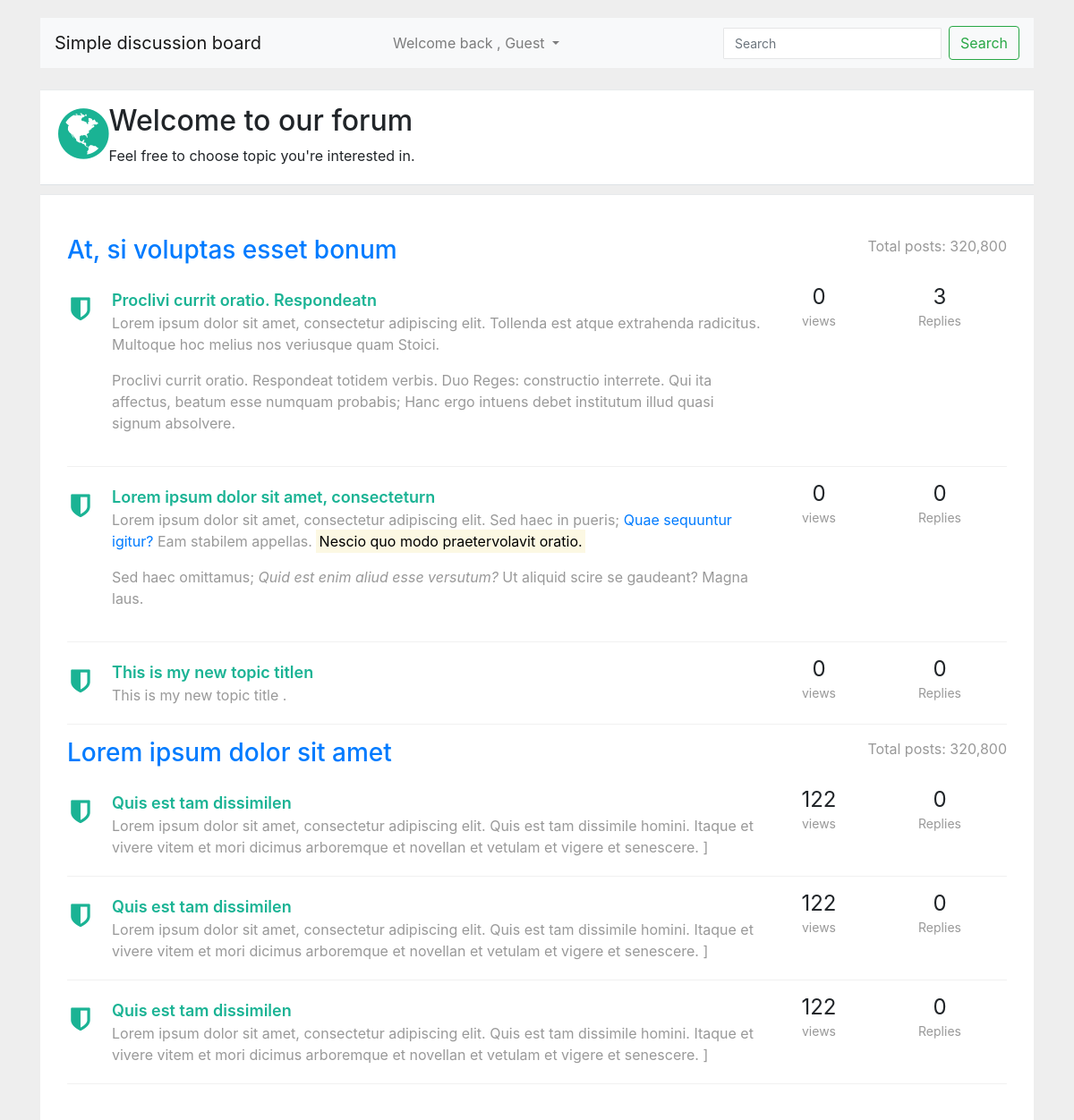
Before: / with the older database file.
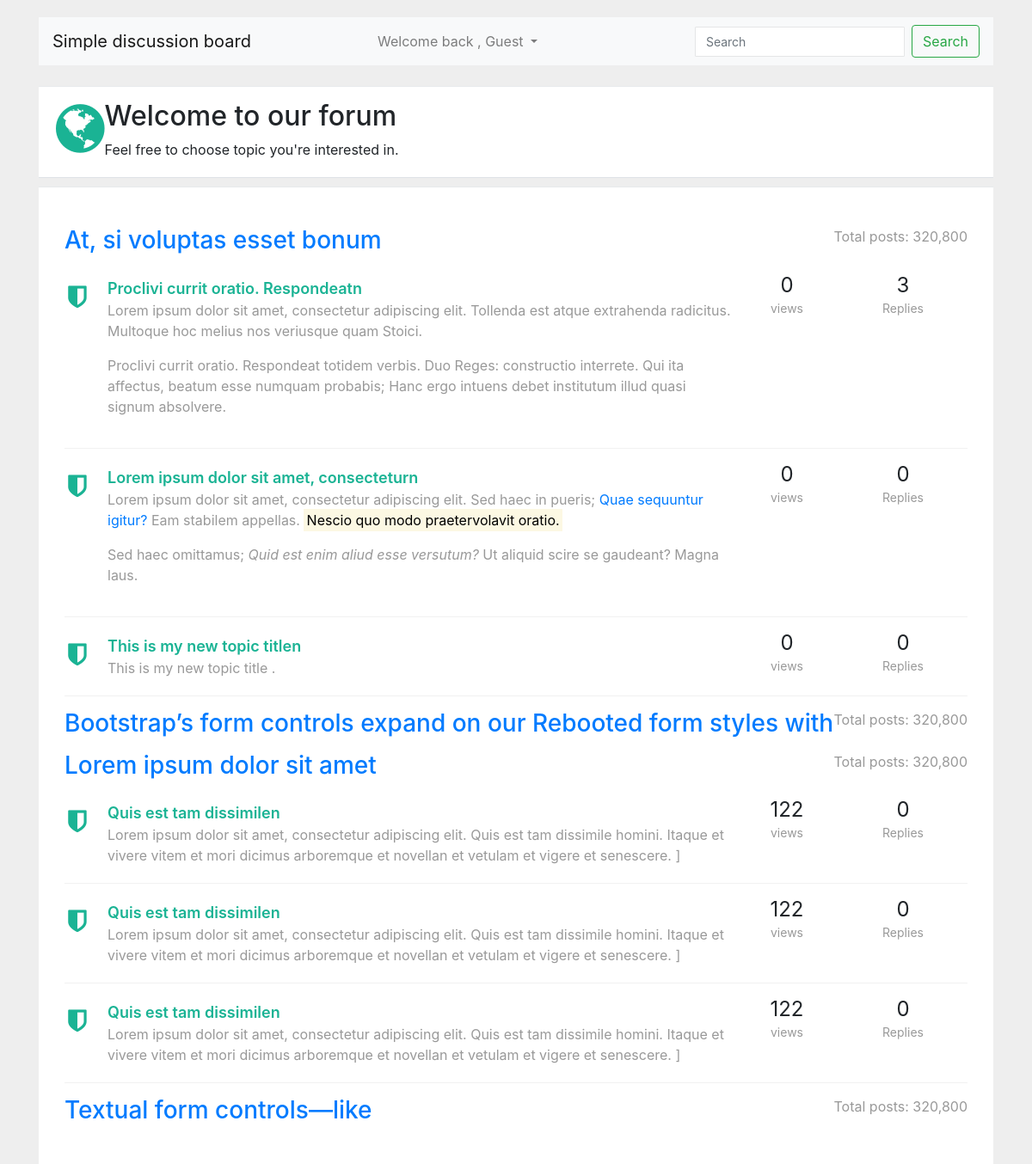
After: the same page with the newer database file.
### tables this page shows
CREATE TABLE `forums` (
  `id` int(11) UNSIGNED NOT NULL,
  `title` varchar(122) NOT NULL,
  `slug` varchar(122) NOT NULL,
  `created_at` datetime NOT NULL,
  `updated_at` datetime NOT NULL,
  `user_id` int(11) NOT NULL
);

CREATE TABLE `topics` (
  `id` int(11) NOT NULL,
  `title` varchar(211) NOT NULL,
  `topic_sub_title` text DEFAULT NULL,
  `user_id` int(11) NOT NULL,
  `views` int(11) NOT NULL DEFAULT 0,
  `slug` varchar(122) NOT NULL,
  `likes` int(11) NOT NULL DEFAULT 0,
  `dislikes` int(11) NOT NULL DEFAULT 0,
  `created_at` datetime NOT NULL,
  `updated_at` datetime NOT NULL,
  `forum_id` int(11) NOT NULL
);

### include/class_autoloader.inc.php (called while the page is built, shortened)
<?php
function classAutoloader ( $className ){
	$path = 'classes/';
	$extension = '.class.php';
	$fullPath = $path . $className . $extension ;
}

### include/db.inc.php (called while the page is built, shortened)
<?php
class DbConnect {
	private $host = HOST;
	private $dbname = DBNAME;
	private $username = USERNAME;
	private $password = PASSWORD;
	protected function connect(){
		try {
			$sql = 'mysql:host='. $this -> host .';dbname='. $this -> dbname ;
			$pdo = new PDO ( $sql , $this -> username , $this -> password );
			$pdo -> setAttribute ( PDO::ATTR_DEFAULT_FETCH_MODE , PDO::FETCH_ASSOC );
			$pdo -> setAttribute ( PDO::ATTR_ERRMODE , PDO::ERRMODE_EXCEPTION );
			$pdo -> exec( 'set names utf8');
			return $pdo ;
		} catch ( PDOException $e) {
			echo $e -> getMessage();
		}
	}
}

### classes/forum.class.php (called while the page is built, shortened)
<?php
class Forum extends DbConnect {
public function getAllForums(){
	$sql = 'select * from forums order by title asc';
	$query = $this -> connect() -> query($sql);
	$forums = $query -> fetchAll();
	return $forums;
}
public function getLast3TopicsByForumId($forum_id ){
	$sql = 'select * from topics where forum_id = ? order by created_at desc limit 3';
	$query = $this -> connect() -> prepare($sql);
	$query -> execute([ $forum_id ]);
	$topics = $query -> fetchAll();
	return $topics ;
}
public function getCountOfTopicReplies($topic_id ){
	$sql = 'select * from replies where topic_id = ? ';
	$query = $this -> connect() -> prepare($sql);
	$query ->  execute([ $topic_id ]);
	$replies = count( $query -> fetchAll());
	return $replies;
}
}

### index.php (the view, shortened to what this page needs)
<?php
require_once 'include/db.inc.php';
require_once 'include/class_autoloader.inc.php';
 ?>
 <!doctype html>
<html lang="en">
  <head>
    <?php require_once 'partials/__head.php' ?>
  </head>
  <body>
    <link href="https://maxcdn.bootstrapcdn.com/font-awesome/4.3.0/css/font-awesome.min.css" rel="stylesheet">
<div class="container">
<div class="row">
    <div class="col-lg-12">
        <div class="wrapper wrapper-content animated fadeInRight">
<?php require_once 'partials/__navbar.php' ?>
            <?php require_once 'partials/__top_nav.php' ?>
            <div class="ibox-content forum-container">
<?php
try {
$forum = new Forum();
foreach ( $forum -> getAllForums() as $forumSingle ){
?>
<div class="forum-title">
                    <div class="pull-right forum-desc">
                        <samll>Total posts: 320,800</samll>
                    </div>
                    <h3><a href="forum-topics.php?id=<?php echo $forumSingle['id'] ?>"><?php echo $forumSingle['title']; ?></a></h3>
                </div>
<?php
foreach ( $forum -> getLast3TopicsByForumId($forumSingle['id']) as $topicSingle ){
?>
  <div class="forum-item active">
                    <div class="row">
                        <div class="col-md-9">
                            <div class="forum-icon">
                                <i class="fa fa-shield"></i>
                            </div>
                            <a href="topic-replies.php?id=<?php echo $topic['id'] ?>" class="forum-item-title"><?php echo $topicSingle['title'] ?>n</a>
                            <div class="forum-sub-title"><?php echo $topicSingle['topic_sub_title'] ?></div>
                        </div>
                        <div class="col-md-1 forum-info">
                            <span class="views-number">
                                <?php echo $topicSingle['views'] ?>
                            </span>
                            <div>
                                <small>views</small>
                            </div>
                        </div>
                        <div class="col-md-2 forum-info">
                            <span class="views-number">
<?php
echo $forum -> getCountOfTopicReplies($topicSingle['id'])
 ?>
                            </span>
                            <div>
                                <small>Replies</small>
                            </div>
                        </div>
                    </div>
                </div>
<?php
}
?>
<?php
}
   ?>
   <?php
} catch ( PDOException $e ){
    echo $e -> getMessage();
}
 ?>
            </div>
        </div>
    </div>
</div>
</div>
  </body>
</html>

Changed rows visible on the page:
added forums: title "Bootstrap’s form controls expand on our Rebooted form styles with"
added forums: title "Textual form controls—like"
